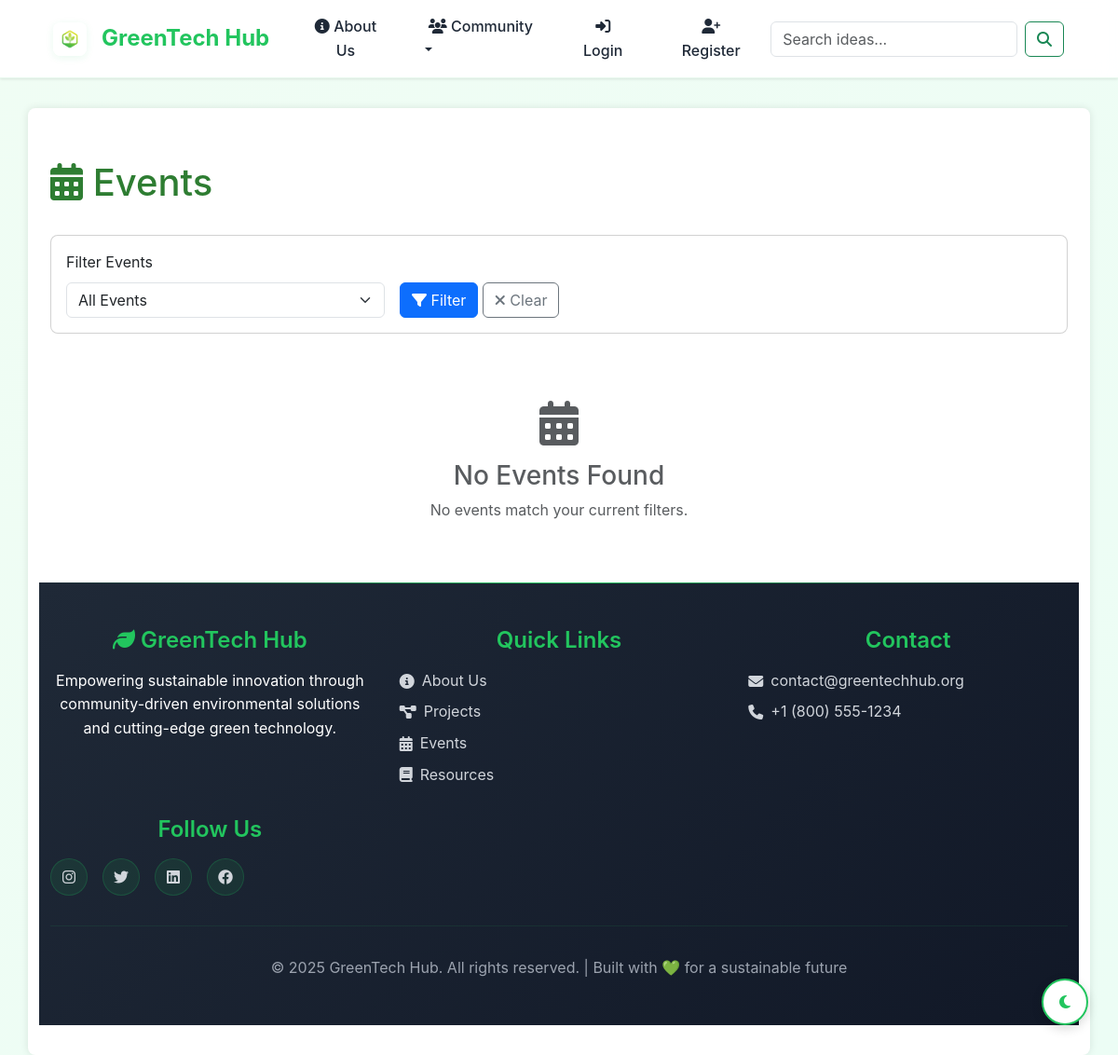
The app's page /events/, older data.
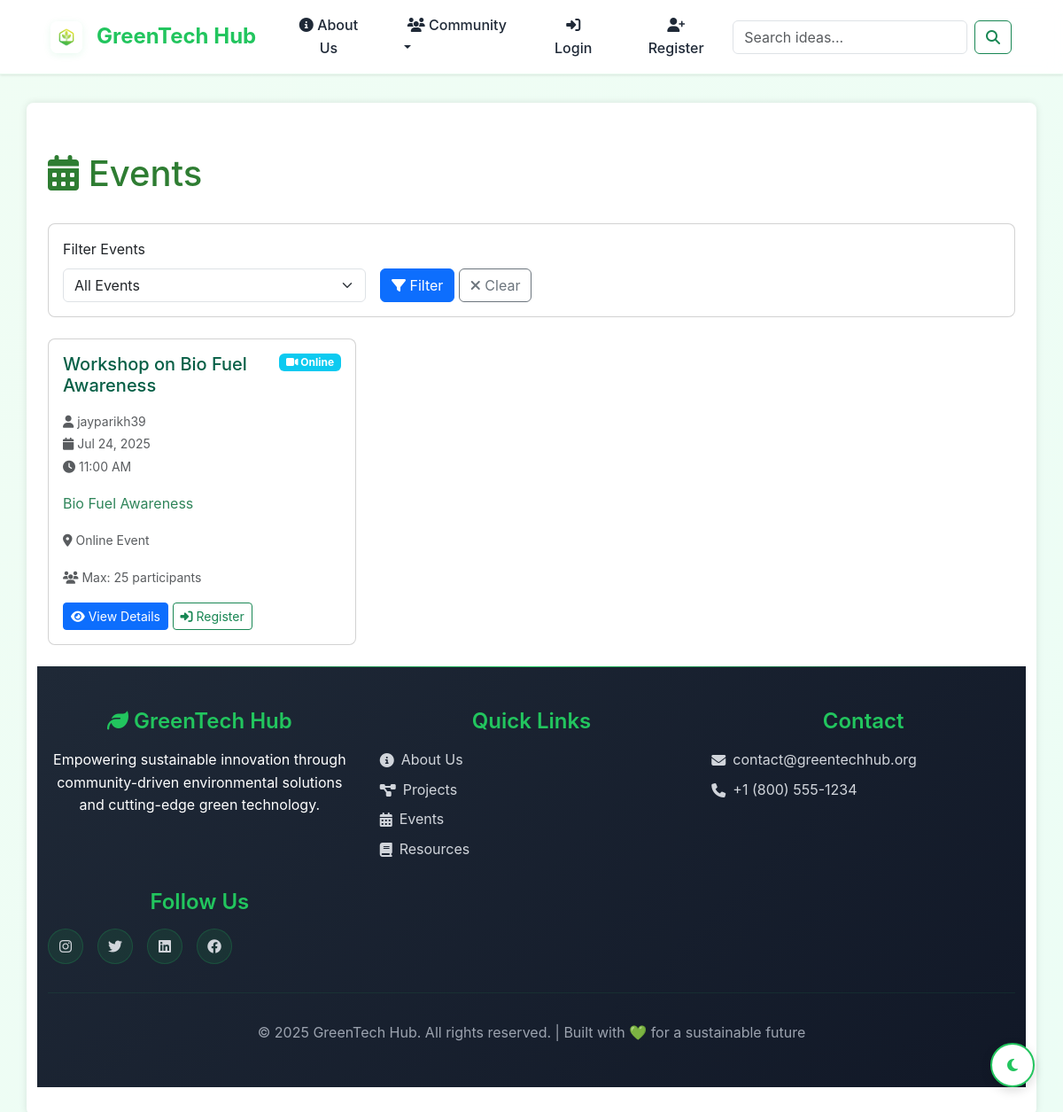
The same page, newer data.
### green_app/models.py (models this page shows, shortened)
class Event(models.Model):
    title = models.CharField(max_length=200)
    description = models.TextField()
    organizer = models.ForeignKey(User, on_delete=models.CASCADE)
    category = models.ForeignKey(Category, on_delete=models.SET_NULL, null=True)
    date = models.DateTimeField()
    location = models.CharField(max_length=200)
    max_participants = models.IntegerField(null=True, blank=True)
    is_online = models.BooleanField(default=False)
    registration_url = models.URLField(blank=True)
    created_at = models.DateTimeField(auto_now_add=True)

### green_app/views.py (the view)
# urls.py: path('events/', views.EventListView.as_view(), name='event_list'),
class EventListView(ListView):
    model = Event
    template_name = 'green_app/event_list.html'
    context_object_name = 'events'
    ordering = ['date']
    paginate_by = 10
    def get_queryset(self):
        queryset = super().get_queryset()
        upcoming = self.request.GET.get('upcoming')
        if upcoming == 'true':
            queryset = queryset.filter(date__gte=now())
        return queryset

### templates/green_app/event_list.html (shortened to what the changed rows need)
{% extends 'green_app/base.html' %}
{% block content %}
<div class="container mt-4">
    <div class="row">
        <div class="col-12">
            <div class="d-flex justify-content-between align-items-center mb-4">
                <h1><i class="fas fa-calendar-alt"></i> Events</h1>
            </div>
            {% if events %}
                <div class="row">
                    {% for event in events %}
                    <div class="col-md-6 col-lg-4 mb-4">
                        <div class="card h-100 event-card">
                            <div class="card-body">
                                <div class="d-flex justify-content-between align-items-start mb-2">
                                    <h5 class="card-title">{{ event.title }}</h5>
                                    {% if event.is_online %}
                                        <span class="badge bg-info">
                                            <i class="fas fa-video"></i> Online
                                        </span>
                                    {% endif %}
                                </div>
                                <p class="card-text text-muted">
                                    <small>
                                        <i class="fas fa-user"></i> {{ event.organizer.username }}<br>
                                        <i class="fas fa-calendar"></i> {{ event.date|date:"M d, Y" }}<br>
                                        <i class="fas fa-clock"></i> {{ event.date|date:"g:i A" }}
                                    </small>
                                </p>
                                <p class="card-text">
                                    {{ event.description|truncatewords:15 }}
                                </p>
                                <p class="card-text">
                                    <small class="text-muted">
                                        <i class="fas fa-map-marker-alt"></i>
                                        {% if event.is_online %}
                                            Online Event
                                        {% else %}
                                            {{ event.location }}
                                        {% endif %}
                                    </small>
                                </p>
                                {% if event.max_participants %}
                                <p class="card-text">
                                    <small class="text-muted">
                                        <i class="fas fa-users"></i> Max: {{ event.max_participants }} participants
                                    </small>
                                </p>
                                {% endif %}
                                <div class="mt-auto">
                                    <a href="{% url 'event_detail' event.pk %}" class="btn btn-primary btn-sm">
                                        <i class="fas fa-eye"></i> View Details
                                    </a>
                                    {% if event.registration_url %}
                                    <a href="{{ event.registration_url }}" target="_blank" class="btn btn-outline-success btn-sm">
                                        <i class="fas fa-sign-in-alt"></i> Register
                                    </a>
                                    {% endif %}
                                </div>
                            </div>
                        </div>
                    </div>
                    {% endfor %}
                </div>
            {% else %}
                <div class="text-center py-5">
                    <i class="fas fa-calendar-alt fa-3x text-muted mb-3"></i>
                    <h3 class="text-muted">No Events Found</h3>
                    <p class="text-muted">No events match your current filters.</p>
                </div>
            {% endif %}
        </div>
    </div>
</div>
{% endblock %}

Row changes from the older to the newer data that the page shows:
added Event: title "Workshop on Bio Fuel Awareness", is_online True (drawn), organizer.username "jayparikh39", date "Jul 24, 2025", date "11:00 AM", description "Bio Fuel Awareness", max_participants "25"
Text that changed along with them:
text no longer shown: "No Events Found No events match your current filters."
